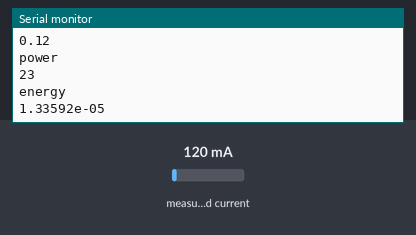
The sketch below on a simulated ESP8266 (NodeMCU). Shown: the last lines printed to the serial monitor. Inputs (shaded band) come from the test bench; at power-on: measured current 120 mA. WiFi joins after 1.5 s; servers stay silent unless stated; no MQTT or app messages arrive unless stated.

Above: at 2.7 s.
2.8 s: measured current set to 40 mA
At 3.5 s:
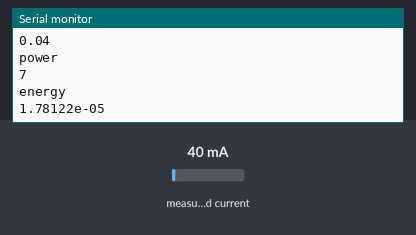
4.4 s: measured current set to 500 mA
At 7.4 s:
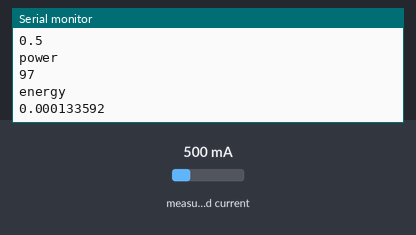
Timing chart, 0 to 8.9 s (numbered marks = the images above; inputs shaded):
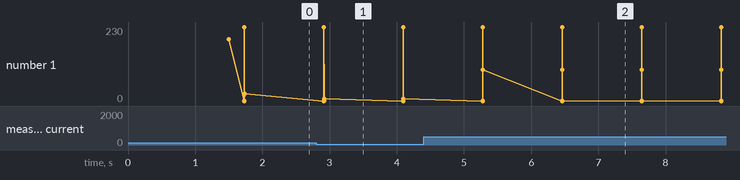

The sketch:

13_02_1993espopenhabtemp.ino
```cpp
//Import Libraries
#include <ESP8266WiFi.h>

#include <PubSubClient.h>
#include <EmonLib.h>
EnergyMonitor energyMonitor;

// DHT22 Temperature chip i/o

char tmp[50];
char hum[50];
char POW[50];
char ene[50];
int tellstate = 0;

 float Current = 0;
 float Voltage = 0;
 double energy = 0;
 float power = 0;

//Wifi/Broker parameters
const char* ssid = "Vingyan"; //Wifi network SSID
const char* password = "vingyan@123"; //Wifi network PASSWORD
const char* mqtt_server = "192.168.1.8"; //Broker IP Address

//MQTT Configuration
WiFiClient espClient; //Creates a partially initialised client instance.
PubSubClient client(espClient); //Before it can be used, the server details must be configured

void connect_to_MQTT() {
 client.setServer(mqtt_server, 1885);//Set the MQTT server details
  //client.setCallback(callback);

  if (client.connect("temperature_sensor_relay")) {
    Serial.println("Connected to MQTT Server");
    client.subscribe("sensor/relay");
  } else {
    Serial.println("Could not connect to MQTT");
  }
}


void setup() {
  Serial.begin(115200); //Sets the data rate in bits per second (baud) for serial data transmission.
  energyMonitor.current(A0, 2.29);

// Connecting to our WiFi network
  Serial.println();
  Serial.println();
  Serial.print("Connecting to ");
  Serial.println(ssid);

  WiFi.mode(WIFI_STA);
  WiFi.begin(ssid, password);

  while (WiFi.status() != WL_CONNECTED) {
      delay(500);
      Serial.print(".");
  }

  Serial.println("");
  Serial.println("WiFi connected");
  Serial.println("IP address: ");
  Serial.println(WiFi.localIP());

  // initialize pin 5, where the relay is connected to.


  connect_to_MQTT();
}

void getTemperature() {
  // Reading temperature or humidity takes about 250 milliseconds!
  // Sensor readings may also be up to 2 seconds 'old' (its a very slow sensor)
  double h = energyMonitor.calcIrms(1484);
  //Serial.println(h);
  Voltage = 230;
  Current = h;
  power = (230* h*0.85);
  energy =  energy + (power*(2.05/60/60/1000));
  Serial.println(energy);


  //Temp as string
  itoa(Voltage,tmp,10);
  client.publish("sensor/VOLTAGE",tmp);
  Serial.println("Voltage");
  Serial.println(tmp);

  //Humidity as string0-
  gcvt(h,2,hum);
  client.publish("sensor/CURRENT",hum);
  Serial.println("Current");
  Serial.println(hum);

  itoa(power,POW,10);
  client.publish("sensor/POWER",POW);
  Serial.println("power");
  Serial.println(POW);

 gcvt(energy,6,ene);
  client.publish("sensor/ENERGY",ene);
  Serial.println("energy");
  Serial.println(ene);
}


void loop() {
  client.loop();

  if (! client.connected()) {
    Serial.println("Not connected to MQTT....");
    connect_to_MQTT();
  }

 //Every 60 seconds read the temperature, humidity and relay state
  if ( (millis() - tellstate) > 1000 ) {
    getTemperature();


    tellstate = millis();
  }
}
```

Measured:
- after the input at 2.8 s, the serial monitor: prints a new line after 0.12 s (image 1)
- after the input at 4.4 s, the serial monitor: prints a new line after 0.88 s (image 2)
- plotted number 1: 23 → 7 after the input at 2.8 s, 7 → 0 after the input at 4.4 s
